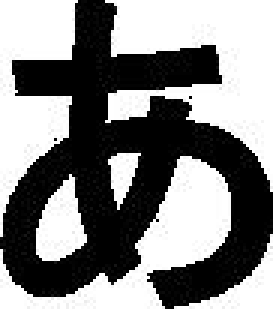
%> input picture cropped_kana/a.jpg, 91 x 103 px (shown 3 times larger); its folder holds only this picture in this run
$ octave kana_cropper.m   (GNU Octave 9; MATLAB toolbox functions it lacks are replaced by stand-ins)
%> lines starting %> are read from the running program, lines starting %| are printed output that depends on the picture; in (x1, y1, x2, y2) boxes, pixels count from 0 and x2, y2 are one past the last pixel; in counts of white or black regions, pixels touching at a corner belong together; the program's own positions count from 1
images = dir('cropped_kana/*.jpg');

for j=1:length(images)
    [I, map] = imread(strcat('cropped_kana/',getfield(images(j),'name')));
%> I is the input picture: size 103x91 uint8; min 0, max 255, mean 132.1
%> map = []

    %Binarization
    %turn image into black and white
    BW = im2bw(I, 0.9);
%> BW: size 103x91 logical; 51.6% white; 6 black regions (5 under 20 px), largest, box (x1, y1, x2, y2) and area: (0, 0, 91, 103) 4531
    inv_BW = 1-BW;
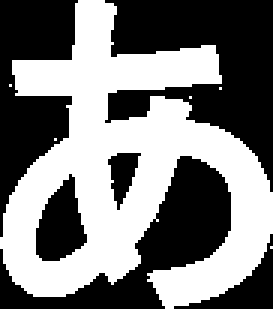
%> inv_BW: size 103x91 double (shown 3 times larger); values 0 (black) and 1 (white), 48.4% white; 6 white regions (5 under 20 px), largest, box (x1, y1, x2, y2) and area: (0, 0, 91, 103) 4531

    %horizontal pixel scan, find top/bottom of each row (any row with a black pixel)
    BW_row_sum = sum(inv_BW,2);
%> BW_row_sum = 103 values, max 73 at index 91, min 3 at index 103, mean 44.04

    for n=1:length(BW_row_sum)
        if BW_row_sum(n)~=0
            row_start = n;
            break;
        end
    end

    for n=length(BW_row_sum):-1:1
        if BW_row_sum(n)~=0
            row_end = n;
            break;
        end
    end

    BW_col_sum = sum(inv_BW);
%> BW_col_sum = 91 values, max 95 at index 30, min 4 at index 1, mean 49.85

    for n=1:length(BW_col_sum)
        if BW_col_sum(n)~=0
            col_start = n;
            break;
        end
    end

    for n=length(BW_col_sum):-1:1
        if BW_col_sum(n)~=0
            col_end = n;
            break;
        end
    end

    imwrite(BW(row_start:row_end, col_start:col_end), strcat('cropped_kana/',getfield(images(j),'name')));
end

$ run again, on cropped_kana/ha.jpg
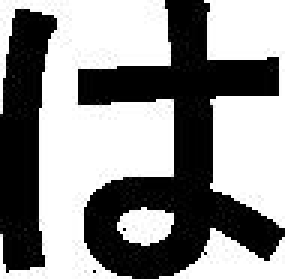
%> input picture cropped_kana/ha.jpg, 95 x 93 px (shown 3 times larger)
%> I is the input picture: size 93x95 uint8; min 0, max 255, mean 142.3
%> map = []
%> BW: size 93x95 logical; 55.6% white; 7 black regions (5 under 20 px), largest, box (x1, y1, x2, y2) and area: (25, 0, 95, 93) 2789, (0, 3, 19, 91) 1127
%> `inv_BW = 1-BW;`:
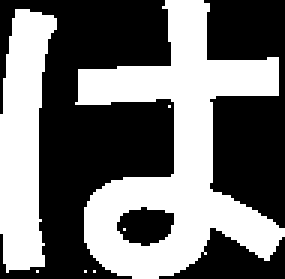
%> inv_BW: size 93x95 double (shown 3 times larger); values 0 (black) and 1 (white), 44.4% white; 7 white regions (5 under 20 px), largest, box (x1, y1, x2, y2) and area: (25, 0, 95, 93) 2789, (0, 3, 19, 91) 1127
%> BW_row_sum = 93 values, max 80 at index 24, min 9 at index 93, mean 42.16
%> BW_col_sum = 95 values, max 91 at index 59, min 0 at index 20, mean 41.27

$ run again, on cropped_kana/he.jpg
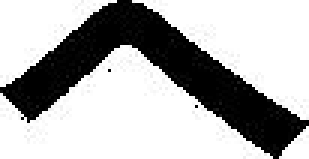
%> input picture cropped_kana/he.jpg, 103 x 53 px (shown 3 times larger)
%> I is the input picture: size 53x103 uint8; min 0, max 255, mean 177.1
%> map = []
%> BW: size 53x103 logical; 69.3% white; 4 black regions (3 under 20 px), largest, box (x1, y1, x2, y2) and area: (0, 0, 103, 53) 1671
%> `inv_BW = 1-BW;`:
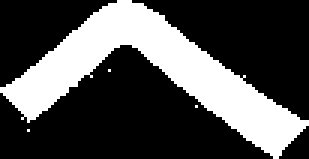
%> inv_BW: size 53x103 double (shown 3 times larger); values 0 (black) and 1 (white), 30.7% white; 4 white regions (3 under 20 px), largest, box (x1, y1, x2, y2) and area: (0, 0, 103, 53) 1671
%> BW_row_sum = 53 values, max 49 at index 29, min 2 at index 53, mean 31.58
%> BW_col_sum = 103 values, max 20 at index 31, min 2 at index 1, mean 16.25

$ run again, on cropped_kana/hi.jpg
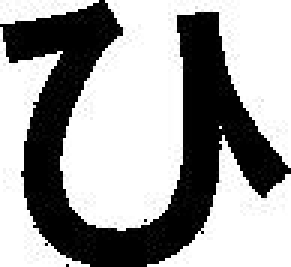
%> input picture cropped_kana/hi.jpg, 97 x 89 px (shown 3 times larger)
%> I is the input picture: size 89x97 uint8; min 0, max 255, mean 159.6
%> map = []
%> BW: size 89x97 logical; 62.5% white; 11 black regions (10 under 20 px), largest, box (x1, y1, x2, y2) and area: (0, 0, 97, 89) 3230
%> `inv_BW = 1-BW;`:
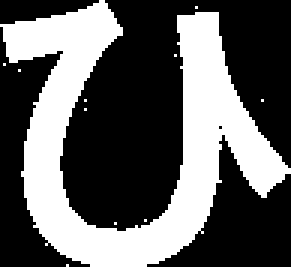
%> inv_BW: size 89x97 double (shown 3 times larger); values 0 (black) and 1 (white), 37.5% white; 11 white regions (10 under 20 px), largest, box (x1, y1, x2, y2) and area: (0, 0, 97, 89) 3230
%> BW_row_sum = 89 values, max 54 at index 9, min 2 at index 1, mean 36.4
%> BW_col_sum = 97 values, max 77 at index 62, min 1 at index 1, mean 33.4

$ run again, on cropped_kana/chi.jpg
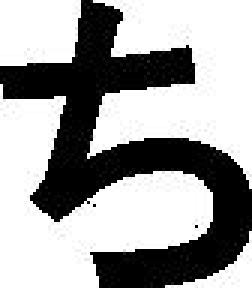
%> input picture cropped_kana/chi.jpg, 84 x 96 px (shown 3 times larger)
%> I is the input picture: size 96x84 uint8; min 0, max 255, mean 161.3
%> map = []
%> BW: size 96x84 logical; 63.1% white; 6 black regions (5 under 20 px), largest, box (x1, y1, x2, y2) and area: (0, 0, 84, 96) 2972
%> `inv_BW = 1-BW;`:
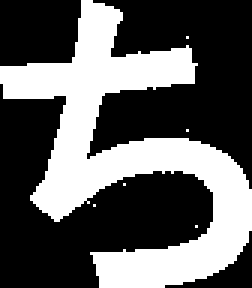
%> inv_BW: size 96x84 double (shown 3 times larger); values 0 (black) and 1 (white), 36.9% white; 6 white regions (5 under 20 px), largest, box (x1, y1, x2, y2) and area: (0, 0, 84, 96) 2972
%> BW_row_sum = 96 values, max 65 at index 23, min 4 at index 1, mean 31.01
%> BW_col_sum = 84 values, max 68 at index 28, min 6 at index 1, mean 35.44
